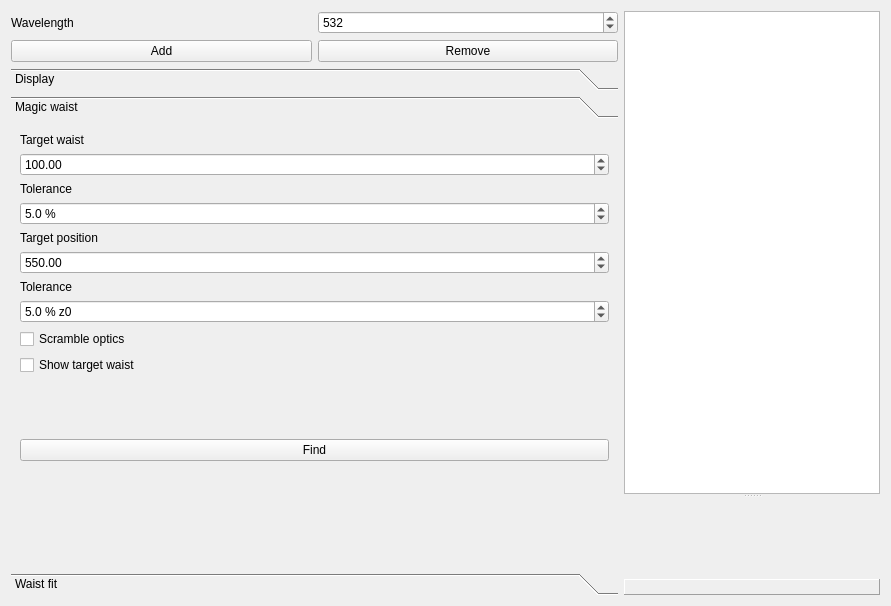
<ui version="4.0" >
 <class>GaussianBeamForm</class>
 <widget class="QWidget" name="GaussianBeamForm" >
  <property name="geometry" >
   <rect>
    <x>0</x>
    <y>0</y>
    <width>891</width>
    <height>606</height>
   </rect>
  </property>
  <property name="windowTitle" >
   <string>Gaussian Beam</string>
  </property>
  <layout class="QHBoxLayout" >
   <item>
    <layout class="QVBoxLayout" >
     <item>
      <layout class="QHBoxLayout" >
       <item>
        <widget class="QLabel" name="label_3" >
         <property name="text" >
          <string>Wavelength</string>
         </property>
        </widget>
       </item>
       <item>
        <widget class="QDoubleSpinBox" name="doubleSpinBox_Wavelength" >
         <property name="decimals" >
          <number>0</number>
         </property>
         <property name="minimum" >
          <double>1.000000000000000</double>
         </property>
         <property name="maximum" >
          <double>6000.000000000000000</double>
         </property>
         <property name="singleStep" >
          <double>10.000000000000000</double>
         </property>
         <property name="value" >
          <double>532.000000000000000</double>
         </property>
        </widget>
       </item>
      </layout>
     </item>
     <item>
      <layout class="QHBoxLayout" >
       <item>
        <widget class="QPushButton" name="pushButton_Add" >
         <property name="text" >
          <string>Add</string>
         </property>
        </widget>
       </item>
       <item>
        <widget class="QPushButton" name="pushButton_Remove" >
         <property name="text" >
          <string>Remove</string>
         </property>
        </widget>
       </item>
      </layout>
     </item>
     <item>
      <widget class="QToolBox" name="toolBox" >
       <property name="minimumSize" >
        <size>
         <width>200</width>
         <height>16</height>
        </size>
       </property>
       <property name="frameShape" >
        <enum>QFrame::NoFrame</enum>
       </property>
       <property name="frameShadow" >
        <enum>QFrame::Plain</enum>
       </property>
       <property name="currentIndex" >
        <number>1</number>
       </property>
       <widget class="QWidget" name="page_IO" >
        <property name="geometry" >
         <rect>
          <x>0</x>
          <y>0</y>
          <width>607</width>
          <height>418</height>
         </rect>
        </property>
        <attribute name="label" >
         <string>Display</string>
        </attribute>
        <layout class="QVBoxLayout" >
         <item>
          <widget class="QGroupBox" name="groupBox" >
           <property name="title" >
            <string>Optics bench</string>
           </property>
           <layout class="QGridLayout" >
            <item row="0" column="0" >
             <widget class="QLabel" name="label_5" >
              <property name="text" >
               <string>Horizontal range</string>
              </property>
             </widget>
            </item>
            <item row="0" column="1" >
             <widget class="QDoubleSpinBox" name="doubleSpinBox_HRange" >
              <property name="minimum" >
               <double>1.000000000000000</double>
              </property>
              <property name="maximum" >
               <double>100000.000000000000000</double>
              </property>
              <property name="singleStep" >
               <double>100.000000000000000</double>
              </property>
              <property name="value" >
               <double>700.000000000000000</double>
              </property>
             </widget>
            </item>
            <item row="1" column="0" >
             <widget class="QLabel" name="label_8" >
              <property name="text" >
               <string>Vertical range</string>
              </property>
             </widget>
            </item>
            <item row="1" column="1" >
             <widget class="QDoubleSpinBox" name="doubleSpinBox_VRange" >
              <property name="minimum" >
               <double>1.000000000000000</double>
              </property>
              <property name="maximum" >
               <double>100000.000000000000000</double>
              </property>
              <property name="singleStep" >
               <double>50.000000000000000</double>
              </property>
              <property name="value" >
               <double>5000.000000000000000</double>
              </property>
             </widget>
            </item>
            <item row="2" column="0" >
             <widget class="QLabel" name="label_4" >
              <property name="text" >
               <string>Horizontal offset</string>
              </property>
             </widget>
            </item>
            <item row="2" column="1" >
             <widget class="QDoubleSpinBox" name="doubleSpinBox_HOffset" >
              <property name="minimum" >
               <double>-100000.000000000000000</double>
              </property>
              <property name="maximum" >
               <double>100000.000000000000000</double>
              </property>
              <property name="singleStep" >
               <double>100.000000000000000</double>
              </property>
              <property name="value" >
               <double>-100.000000000000000</double>
              </property>
             </widget>
            </item>
           </layout>
          </widget>
         </item>
         <item>
          <widget class="QGroupBox" name="groupBox_2" >
           <property name="title" >
            <string>File</string>
           </property>
           <layout class="QVBoxLayout" >
            <item>
             <widget class="QPushButton" name="pushButton_Open" >
              <property name="text" >
               <string>Open</string>
              </property>
             </widget>
            </item>
            <item>
             <layout class="QHBoxLayout" >
              <item>
               <widget class="QPushButton" name="pushButton_Save" >
                <property name="text" >
                 <string>Save</string>
                </property>
               </widget>
              </item>
              <item>
               <widget class="QPushButton" name="pushButton_SaveAs" >
                <property name="text" >
                 <string>Save as...</string>
                </property>
               </widget>
              </item>
             </layout>
            </item>
            <item>
             <widget class="QPushButton" name="pushButton_Print" >
              <property name="enabled" >
               <bool>false</bool>
              </property>
              <property name="text" >
               <string>Print</string>
              </property>
             </widget>
            </item>
           </layout>
          </widget>
         </item>
         <item>
          <widget class="QCheckBox" name="checkBox_ShowGraph" >
           <property name="text" >
            <string>Show Graph</string>
           </property>
          </widget>
         </item>
         <item>
          <spacer>
           <property name="orientation" >
            <enum>Qt::Vertical</enum>
           </property>
           <property name="sizeHint" >
            <size>
             <width>20</width>
             <height>40</height>
            </size>
           </property>
          </spacer>
         </item>
         <item>
          <widget class="QPushButton" name="pushButton_Refresh" >
           <property name="text" >
            <string>Refresh</string>
           </property>
          </widget>
         </item>
         <item>
          <spacer>
           <property name="orientation" >
            <enum>Qt::Vertical</enum>
           </property>
           <property name="sizeHint" >
            <size>
             <width>20</width>
             <height>40</height>
            </size>
           </property>
          </spacer>
         </item>
        </layout>
       </widget>
       <widget class="QWidget" name="page_MagicWaist" >
        <property name="geometry" >
         <rect>
          <x>0</x>
          <y>0</y>
          <width>607</width>
          <height>418</height>
         </rect>
        </property>
        <attribute name="label" >
         <string>Magic waist</string>
        </attribute>
        <layout class="QVBoxLayout" >
         <item>
          <widget class="QLabel" name="label" >
           <property name="text" >
            <string>Target waist</string>
           </property>
          </widget>
         </item>
         <item>
          <widget class="QDoubleSpinBox" name="doubleSpinBox_TargetWaist" >
           <property name="maximum" >
            <double>100000.000000000000000</double>
           </property>
           <property name="value" >
            <double>100.000000000000000</double>
           </property>
          </widget>
         </item>
         <item>
          <widget class="QLabel" name="label_6" >
           <property name="text" >
            <string>Tolerance</string>
           </property>
          </widget>
         </item>
         <item>
          <widget class="QDoubleSpinBox" name="doubleSpinBox_WaistTolerance" >
           <property name="suffix" >
            <string> %</string>
           </property>
           <property name="decimals" >
            <number>1</number>
           </property>
           <property name="minimum" >
            <double>0.000000000000000</double>
           </property>
           <property name="maximum" >
            <double>100000.000000000000000</double>
           </property>
           <property name="value" >
            <double>5.000000000000000</double>
           </property>
          </widget>
         </item>
         <item>
          <widget class="QLabel" name="label_2" >
           <property name="text" >
            <string>Target position</string>
           </property>
          </widget>
         </item>
         <item>
          <widget class="QDoubleSpinBox" name="doubleSpinBox_TargetPosition" >
           <property name="minimum" >
            <double>-100000.000000000000000</double>
           </property>
           <property name="maximum" >
            <double>100000.000000000000000</double>
           </property>
           <property name="value" >
            <double>550.000000000000000</double>
           </property>
          </widget>
         </item>
         <item>
          <widget class="QLabel" name="label_7" >
           <property name="text" >
            <string>Tolerance</string>
           </property>
          </widget>
         </item>
         <item>
          <widget class="QDoubleSpinBox" name="doubleSpinBox_PositionTolerance" >
           <property name="suffix" >
            <string> % z0</string>
           </property>
           <property name="decimals" >
            <number>1</number>
           </property>
           <property name="maximum" >
            <double>100000.000000000000000</double>
           </property>
           <property name="value" >
            <double>5.000000000000000</double>
           </property>
          </widget>
         </item>
         <item>
          <widget class="QCheckBox" name="checkBox_Scramble" >
           <property name="text" >
            <string>Scramble optics</string>
           </property>
          </widget>
         </item>
         <item>
          <widget class="QCheckBox" name="checkBox_ShowTargetWaist" >
           <property name="text" >
            <string>Show target waist</string>
           </property>
          </widget>
         </item>
         <item>
          <widget class="QLabel" name="label_MagicWaistResult" >
           <property name="text" >
            <string/>
           </property>
          </widget>
         </item>
         <item>
          <spacer>
           <property name="orientation" >
            <enum>Qt::Vertical</enum>
           </property>
           <property name="sizeHint" >
            <size>
             <width>20</width>
             <height>40</height>
            </size>
           </property>
          </spacer>
         </item>
         <item>
          <widget class="QPushButton" name="pushButton_MagicWaist" >
           <property name="text" >
            <string>Find</string>
           </property>
          </widget>
         </item>
         <item>
          <spacer>
           <property name="orientation" >
            <enum>Qt::Vertical</enum>
           </property>
           <property name="sizeHint" >
            <size>
             <width>20</width>
             <height>40</height>
            </size>
           </property>
          </spacer>
         </item>
         <item>
          <widget class="QLabel" name="label_WaistResult" >
           <property name="text" >
            <string/>
           </property>
          </widget>
         </item>
         <item>
          <spacer>
           <property name="orientation" >
            <enum>Qt::Vertical</enum>
           </property>
           <property name="sizeHint" >
            <size>
             <width>20</width>
             <height>40</height>
            </size>
           </property>
          </spacer>
         </item>
        </layout>
       </widget>
       <widget class="QWidget" name="page_Fit" >
        <property name="geometry" >
         <rect>
          <x>0</x>
          <y>0</y>
          <width>150</width>
          <height>283</height>
         </rect>
        </property>
        <attribute name="label" >
         <string>Waist fit</string>
        </attribute>
        <layout class="QVBoxLayout" >
         <item>
          <widget class="QComboBox" name="comboBox_FitData" >
           <property name="currentIndex" >
            <number>-1</number>
           </property>
          </widget>
         </item>
         <item>
          <widget class="QTableView" name="fitTable" >
           <property name="maximumSize" >
            <size>
             <width>200</width>
             <height>16777215</height>
            </size>
           </property>
          </widget>
         </item>
         <item>
          <widget class="QPushButton" name="pushButton_Fit" >
           <property name="enabled" >
            <bool>true</bool>
           </property>
           <property name="text" >
            <string>Fit</string>
           </property>
          </widget>
         </item>
         <item>
          <widget class="QLabel" name="label_FitResult" >
           <property name="text" >
            <string/>
           </property>
          </widget>
         </item>
         <item>
          <widget class="QPushButton" name="pushButton_SetInputBeam" >
           <property name="enabled" >
            <bool>false</bool>
           </property>
           <property name="text" >
            <string>Set as input beam</string>
           </property>
          </widget>
         </item>
         <item>
          <widget class="QPushButton" name="pushButton_SetTargetBeam" >
           <property name="enabled" >
            <bool>false</bool>
           </property>
           <property name="text" >
            <string>Set as target beam</string>
           </property>
          </widget>
         </item>
         <item>
          <spacer>
           <property name="orientation" >
            <enum>Qt::Vertical</enum>
           </property>
           <property name="sizeHint" >
            <size>
             <width>20</width>
             <height>40</height>
            </size>
           </property>
          </spacer>
         </item>
        </layout>
       </widget>
      </widget>
     </item>
    </layout>
   </item>
   <item>
    <layout class="QVBoxLayout" >
     <item>
      <widget class="QSplitter" name="splitter" >
       <property name="orientation" >
        <enum>Qt::Vertical</enum>
       </property>
       <widget class="QTableView" name="table" />
       <widget class="QWidget" native="1" name="widget" />
      </widget>
     </item>
     <item>
      <widget class="QLabel" name="label_Status" >
       <property name="toolTip" >
        <string/>
       </property>
       <property name="frameShape" >
        <enum>QFrame::Panel</enum>
       </property>
       <property name="frameShadow" >
        <enum>QFrame::Raised</enum>
       </property>
       <property name="text" >
        <string/>
       </property>
      </widget>
     </item>
    </layout>
   </item>
  </layout>
  <action name="action_AddLens" >
   <property name="text" >
    <string>&amp;Lens</string>
   </property>
  </action>
  <action name="action_AddFlatInterface" >
   <property name="text" >
    <string>&amp;Flat Interface</string>
   </property>
  </action>
  <action name="action_AddCurvedInterface" >
   <property name="text" >
    <string>&amp;Cuved Interface</string>
   </property>
  </action>
  <action name="action_AddFlatMirror" >
   <property name="text" >
    <string>Flat &amp;Mirror</string>
   </property>
  </action>
  <action name="action_AddCurvedMirror" >
   <property name="text" >
    <string>Cu&amp;rved Mirror</string>
   </property>
  </action>
  <action name="action_AddGenericABCD" >
   <property name="text" >
    <string>Generic &amp;ABCD</string>
   </property>
  </action>
 </widget>
 <resources>
  <include location="GaussianBeam.qrc" />
 </resources>
 <connections/>
</ui>
